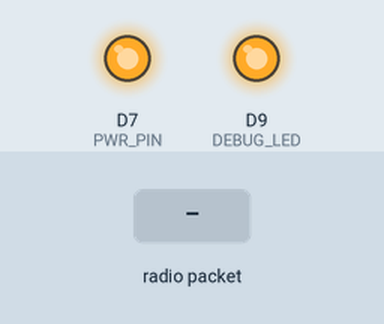
Recording of a sketch running on a simulated Arduino MKR. Parts: output pins drawn as LEDs (lit = HIGH). The test bench sets the inputs (shaded band). Uploads are accepted with an empty reply; no radio packets arrive unless stated; pins used as bus, display or sensor lines are not drawn.

Above: at 0.2 s.
At 13.3 s:
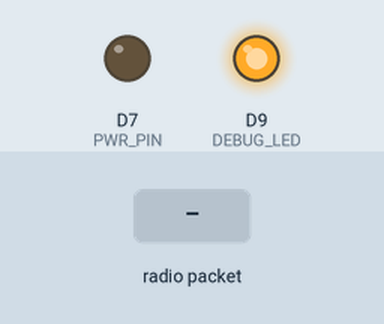
13.4 s: radio packet "1" arrives
At 14.4 s:
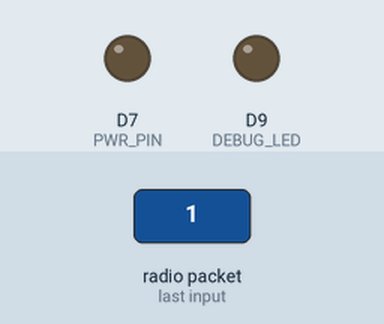
Timing chart, 0 to 16.4 s (numbered marks = the images above; inputs shaded):
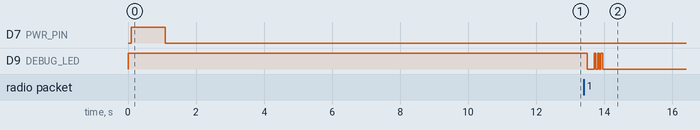

The sketch:

a7670sa.ino
```cpp
#include <SoftwareSerial.h>
#include <ArduinoJson.h>
#include "RF24.h"

RF24 radio(7, 8);  // CE, CSN
const byte address[6] = "00001";

#define TINY_GSM_MODEM_SIM7600

#define TINY_GSM_USE_WIFI false

#define GSM_PIN ""

#define UART_BAUD 115200
#define PIN_DTR 25
#define PIN_TX 3
#define PIN_RX 2
#define PWR_PIN 7
#define BAT_ADC 35
#define BAT_EN 12
#define PIN_RI 33
#define RESET 5

#define RESET_ATMEGA 6

SoftwareSerial SerialAT(PIN_RX, PIN_TX);

// Your GPRS credentials, if any
const char apn[] = "zap.vivo.com.br";
const char gprsUser[] = "vivo";
const char gprsPass[] = "vivo";

#include <TinyGsmClient.h>
#include <ArduinoHttpClient.h>

#define DEBUG_LED 9

#define LED_ERROR_RADIO 3
#define LED_ERROR_SENSOR 2
#define LED_SUCCESS 1
#define LED_FAILURE 0

#define TINY_GSM_USE_GPRS true

//#include <StreamDebugger.h>
//StreamDebugger debugger(SerialAT, Serial);
//TinyGsm modem(debugger);
TinyGsm modem(Serial);

const char server[] = "ec2-52-32-217-211.us-west-2.compute.amazonaws.com";
const char resource[] = "/data/register";
const int port = 8080;
const char resourceTest[] = "/data/test";

// Define o id do contexto PDP (Packet Data Protocol)
const uint8_t cid = 1;

// Define a URL para o pedido HTTP
const char url[] = "http://opinion.people.com.cn/GB/n1/2018/0815/c1003-30228758.html";

TinyGsmClient client(modem);
HttpClient http(client, server, port);

struct __attribute__((packed)) Data {
  char key[5];
  float vibration[3];
  float battery;
  float current;
  float temperature;
};

Data data;

int g = 0;
bool connectedToNetwork = false;

void blinkLed(int type) {
  int delayTime = 0;
  int blinkTime = 0;

  switch (type) {
    case LED_SUCCESS:
      delayTime = 100;
      blinkTime = 1;
      break;
    case LED_FAILURE:
      delayTime = 200;
      blinkTime = 2;
      break;
    case LED_ERROR_SENSOR:
      delayTime = 50;
      blinkTime = 3;
      break;
    case LED_ERROR_RADIO:
      delayTime = 2000;
      blinkTime = 20;
      break;
  }

  for (int i = 0; i < blinkTime; i++) {
    digitalWrite(DEBUG_LED, HIGH);
    delay(delayTime);
    digitalWrite(DEBUG_LED, LOW);
    if (i < blinkTime - 1) {
      delay(delayTime);
    }
  }
}

void initGSM() {
  if (!connectedToNetwork) {

    SerialAT.print("Waiting for network...");
    if (!modem.waitForNetwork()) {
      SerialAT.println(" fail");

      delay(10000);
      return;
    }
    SerialAT.println(" success");
    connectedToNetwork = true;


    if (modem.isNetworkConnected()) {
      SerialAT.println("Network connected");
    }
  }

  // GPRS connection parameters are usually set after network registration
  SerialAT.print(F("Connecting to "));
  SerialAT.println(apn);

  if (!modem.gprsConnect(apn, gprsUser, gprsPass)) {
    SerialAT.println("fail");

    return;
  }

  bool res = modem.isGprsConnected();
  SerialAT.print("GPRS status:");
  SerialAT.println(res ? "connected" : "not connected");
  SerialAT.println("----------------------------------------------------------------");
  String ccid = modem.getSimCCID();
  SerialAT.print("CCID:");
  SerialAT.println(ccid);

  String imei = modem.getIMEI();
  SerialAT.print("IMEI:");
  SerialAT.println(imei);

  String cop = modem.getOperator();
  SerialAT.print("Operator:");
  SerialAT.println(cop);

  IPAddress local = modem.localIP();
  SerialAT.print("Local IP:");
  SerialAT.println(local);

  int csq = modem.getSignalQuality();
  SerialAT.print("Signal quality:");
  SerialAT.println(csq);
  SerialAT.println("----------------------------------------------------------------");

  SerialAT.println("");
  SerialAT.println("success");

  if (modem.isGprsConnected()) {
    SerialAT.println("GPRS connected");
  }
  g = 1;
}

void setup() {
  // Set console baud rate
  pinMode(RESET_ATMEGA,OUTPUT);
  digitalWrite(RESET_ATMEGA, HIGH);
  Serial.begin(115200);
  SerialAT.begin(UART_BAUD);

  pinMode(DEBUG_LED, OUTPUT);
  pinMode(PWR_PIN, OUTPUT);

  digitalWrite(DEBUG_LED, HIGH);

  digitalWrite(PWR_PIN, LOW);
  delay(100);
  digitalWrite(PWR_PIN, HIGH);
  delay(1000);
  digitalWrite(PWR_PIN, LOW);

  SerialAT.println("Wait...");

  delay(11000);

  SerialAT.println("Initializing modem...");
  if (!modem.init()) {
    SerialAT.println("Failed to restart modem, delaying 10s and retrying");
    return;
  }

  if (GSM_PIN && modem.getSimStatus() != 3) {
    modem.simUnlock(GSM_PIN);
  }

  String name = modem.getModemName();
  SerialAT.print("Modem Name:");
  SerialAT.println(name);

  String modemInfo = modem.getModemInfo();
  SerialAT.print("Modem Info:");
  SerialAT.println(modemInfo);
  SerialAT.println("");
  SerialAT.println("");

  if (!radio.begin()) {
    SerialAT.println(F("[ERROR] Radio hardware is not responding..."));

    while (1) {}
  }

  radio.setPALevel(RF24_PA_MAX);
  radio.setDataRate(RF24_250KBPS);
  radio.setChannel(76);
  radio.setCRCLength(RF24_CRC_16);
  radio.openReadingPipe(1, address);
  radio.startListening();
}

unsigned long previousMillis = 0;
const unsigned long interval = 180000;
void(* resetFunc) (void) = 0;
void loop() {

  if (g == 0)
    initGSM();

      unsigned long currentMillis = millis(); // Obtém o tempo atual

  // Verifica se o intervalo de tempo desejado foi atingido
  if (currentMillis - previousMillis >= interval) {
    SerialAT.println(F("Reset"));
    resetFunc();

    // Atualize o valor de previousMillis
    previousMillis = currentMillis;
  }

  uint8_t pipe;
  if (radio.available(&pipe)) {
    Data receivedData;
    radio.read(&receivedData, sizeof(receivedData));
    SerialAT.print(F(" Recieved "));
    SerialAT.print(radio.getDynamicPayloadSize());  // print incoming payload size
    SerialAT.print(F(" bytes on pipe "));
    SerialAT.print(pipe);  // print pipe number that received the ACK
    SerialAT.println(F(": "));

    blinkLed(LED_SUCCESS);

    String jsonData = "{\"key\":\"";
    jsonData += String(receivedData.key);
    jsonData += "\",\"acc_x\":\"";
    jsonData += String(receivedData.vibration[0], 2);  // Arredonda para 2 casas decimais
    jsonData += "\",\"acc_y\":\"";
    jsonData += String(receivedData.vibration[1], 2);  // Arredonda para 2 casas decimais
    jsonData += "\",\"acc_z\":\"";
    jsonData += String(receivedData.vibration[2], 2);  // Arredonda para 2 casas decimais
    jsonData += "\",\"change_rate\":\"";
    jsonData += String(receivedData.current, 2);  // Arredonda para 2 casas decimais
    jsonData += "\",\"battery\":\"";
    jsonData += String(receivedData.battery, 2);  // Arredonda para 2 casas decimais
    jsonData += "\",\"current\":\"";
    jsonData += String(receivedData.current, 2);  // Arredonda para 2 casas decimais
    jsonData += "\",\"temperature\":\"";
    jsonData += String(receivedData.temperature, 2);  // Arredonda para 2 casas decimais
    jsonData += "\"}";

    SerialAT.println("");
    SerialAT.println("");

    SerialAT.println("making POST request");

    http.beginRequest();
    http.post(resource);
    http.sendHeader("Content-Type", "application/json");
    http.sendHeader("Content-Length", jsonData.length());
    http.beginBody();
    http.print(jsonData);
    http.endRequest();
    http.stop();

    blinkLed(LED_ERROR_SENSOR);
  }
}
```

Measured:
- after the input at 13.4 s, D9 (DEBUG_LED): HIGH → LOW after 0.10 s, then repeats every 0.10 s: HIGH 0.05 s, LOW 0.05 s, until it stays LOW from 14.0 s
